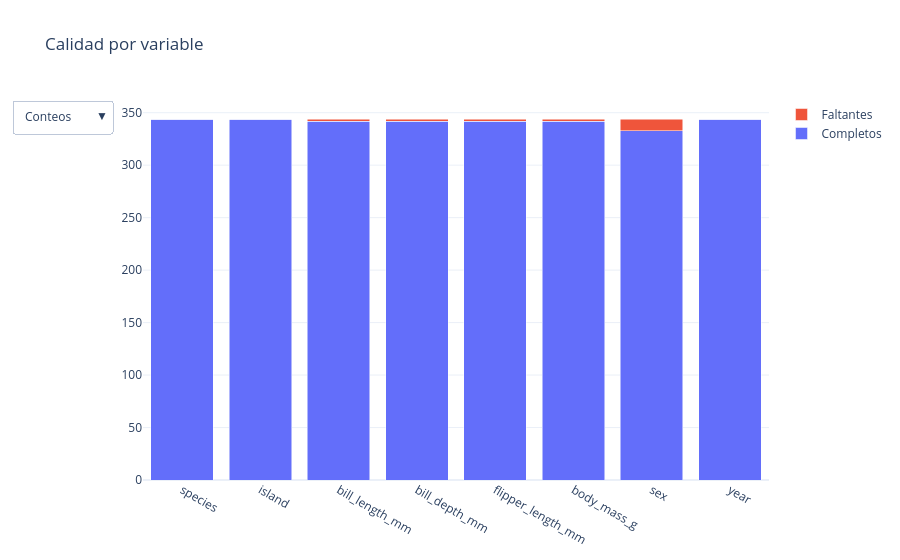

The notebook cell saved with this chart:
### Code cell
# @title Explorar Variable { display-mode: "form" }
faltan = df.isna().sum()
completos = len(df) - faltan
fig = go.Figure([go.Bar(x=df.columns, y=completos, name="Completos"), go.Bar(x=df.columns, y=faltan, name="Faltantes")])
fig.update_layout(barmode="stack", title="Calidad por variable", template="plotly_white", updatemenus=[{"buttons": [{"label": "Conteos", "method": "update", "args": [{"y": [completos.values, faltan.values]}, {"yaxis": {"title": "celdas"}}]}, {"label": "Porcentaje", "method": "update", "args": [{"y": [100 * completos.values / len(df), 100 * faltan.values / len(df)]}, {"yaxis": {"title": "% de filas"}}]}]}])
fig.show()

display(Markdown("**Lo que muestra:** Las ocho variables no son intercambiables: unas son categóricas y otras numéricas. El control permite ver faltantes como conteos o porcentajes sin cambiar la tabla de origen."))

### Figure 1 — Plotly figure (JSON) as saved in the notebook; plotly's stock layout.template omitted (floating-point values rounded to 4 significant figures)
{"data": [{"name": "Completos", "type": "bar", "x": ["species", "island", "bill_length_mm", "bill_depth_mm", "flipper_length_mm", "body_mass_g", "sex", "year"], "y": [344, 344, 342, 342, 342, 342, 333, 344]}, {"name": "Faltantes", "type": "bar", "x": ["species", "island", "bill_length_mm", "bill_depth_mm", "flipper_length_mm", "body_mass_g", "sex", "year"], "y": [0, 0, 2, 2, 2, 2, 11, 0]}], "layout": {"barmode": "stack", "title": {"text": "Calidad por variable"}, "updatemenus": [{"buttons": [{"args": [{"y": [[344, 344, 342, 342, 342, 342, 333, 344], [0, 0, 2, 2, 2, 2, 11, 0]]}, {"yaxis": {"title": "celdas"}}], "label": "Conteos", "method": "update"}, {"args": [{"y": [[100.0, 100.0, 99.42, 99.42, 99.42, 99.42, 96.8, 100.0], [0.0, 0.0, 0.5814, 0.5814, 0.5814, 0.5814, 3.198, 0.0]]}, {"yaxis": {"title": "% de filas"}}], "label": "Porcentaje", "method": "update"}]}]}}
